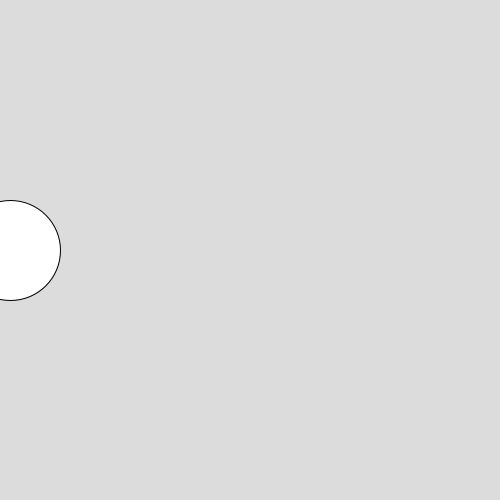
Frame 1 (no input)
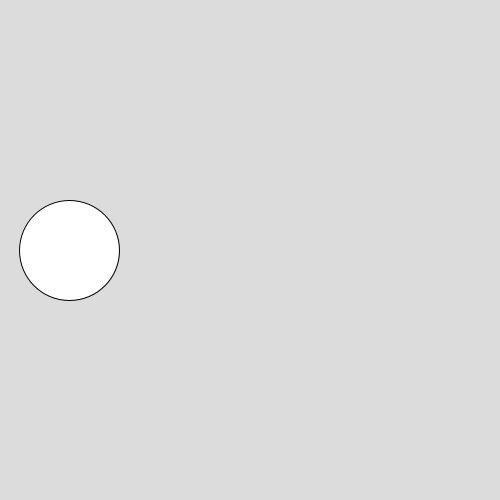
Frame 60 (the mouse pressed at the canvas centre just before this capture)
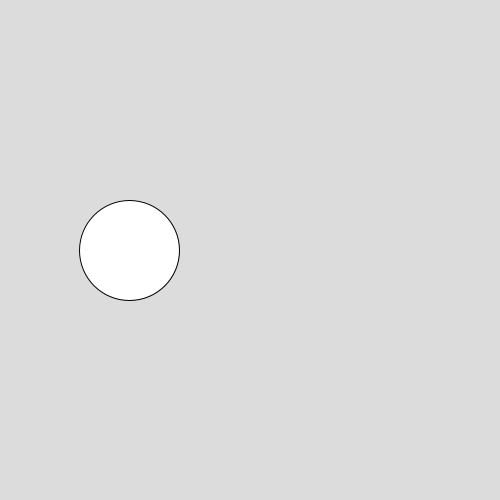
Frame 120 (the mouse held since frame 60 and released just before this capture)

The Processing sketch that drew these frames (run headless with seeded random() and noise(); from frame 60 on, the mouse is pressed at the canvas centre):

// Processing sketch: sketch_171014b
// ── sketch_171014b.pde
int position = 10;
void setup(){
  size(500,500);
  
  print(position);
  
  
  
  
  
  
  
  
  
  
  
  
  
  
  
  
  
  
  
  
}

void draw(){
  background(220);
  ellipse(position,250,100,100);
  position = position +1;
  
  
  
  
  
  
  
  
  
  
  
  
  
  
  
  
  
  
  
  
  
  
}
